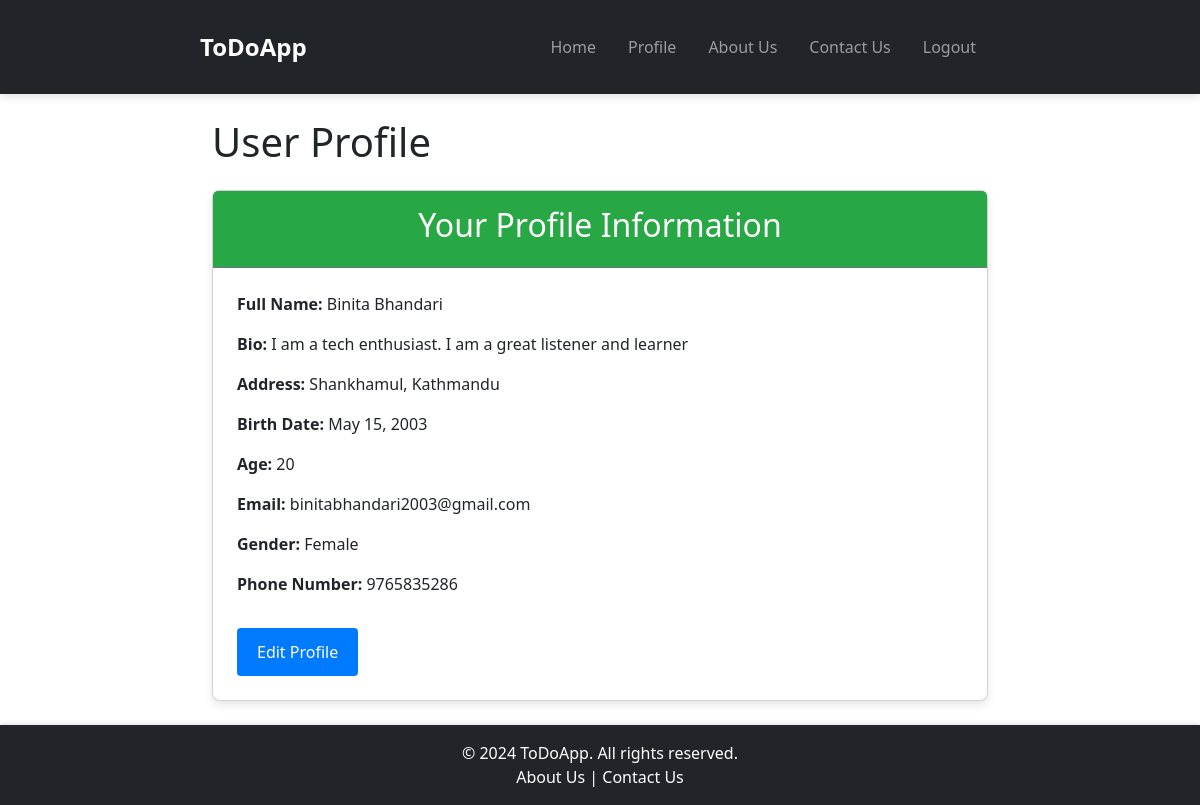
The page /userprofile/ (signed in) on the database its author committed.
### core/models.py (models this page shows, shortened)
class UserProfile(models.Model):
    gender_option = (
        ("Male", "Male"),
        ("Female", "Female"),
        ("Others", "Others")
    )
    user = models.OneToOneField(User, on_delete=models.CASCADE, verbose_name="User:")
    full_name = models.CharField(max_length=100, blank=True, verbose_name="Full Name")  # Added full_name
    bio = models.TextField(blank=True, null=True, verbose_name="Your Bio:")
    address = models.CharField(max_length=100, blank=False, null=True, verbose_name="Your Address:")
    birth_date = models.DateField(null=True, blank=True, verbose_name="Your Birth Date")
    age = models.CharField(max_length=2, null=True, blank=False, verbose_name="Your Age:")
    email = models.EmailField(max_length=1000, null=True, blank=False, verbose_name="Your Email Address:")
    gender = models.CharField(max_length=1000, null=True, blank=False, choices=gender_option)
    phone_number = models.CharField(max_length=15, blank=False, null=True, verbose_name="Your Phone Number:")

### core/views.py (the view)
# urls.py: path('userprofile/', userprofile, name='userprofile'),
@login_required
def userprofile(request):
    try:
        current_profile = UserProfile.objects.get(user=request.user)
    except UserProfile.DoesNotExist:
        messages.info(request, 'Please create your profile.')
        return redirect('signup')  # Redirect to a page where the user can create their profile.
    if request.method == 'POST':
        the_form = UserProfileForm(request.POST, instance=current_profile)
        if the_form.is_valid():
            the_form.save()
            messages.success(request, 'Profile updated successfully!')
            return redirect('userprofile')
    else:
        the_form = UserProfileForm(instance=current_profile)
    context = {
        'the_form': the_form,
        'user_profile': current_profile
    }
    return render(request=request, template_name='ToDoApp/userprofile.html', context=context)

### templates/ToDoApp/userprofile.html (shortened to what this page needs)
{% extends 'ToDoApp/base.html' %}
{% load static %}
{% block head %}
<link rel="stylesheet" href="{% static 'css/userprofile.css' %}">
{% endblock %}
{% block content %}
<div class="container mt-4">
    <h1 class="mb-4">User Profile</h1>
    <div class="card mb-4">
        <div class="card-header text-center">
            <h2>Your Profile Information</h2>
        </div>
        <div class="card-body">
            <p><strong>Full Name:</strong> {{ user_profile.full_name }}</p>
            <p><strong>Bio:</strong> {{ user_profile.bio }}</p>
            <p><strong>Address:</strong> {{ user_profile.address }}</p>
            <p><strong>Birth Date:</strong> {{ user_profile.birth_date }}</p>
            <p><strong>Age:</strong> {{ user_profile.age }}</p>
            <p><strong>Email:</strong> {{ user_profile.email }}</p>
            <p><strong>Gender:</strong> {{ user_profile.gender }}</p>
            <p><strong>Phone Number:</strong> {{ user_profile.phone_number }}</p>
            <button id="toggleFormBtn" class="btn btn-primary mt-3">Edit Profile</button>
        </div>
    </div>
{% endblock %}

### static/css/style.css (style rules this page uses)
body { font-family: 'Segoe UI', Tahoma, Geneva, Verdana, sans-serif; margin: 0; display: flex; flex-direction: column; min-height: 100vh; }

### static/css/userprofile.css (style rules this page uses)
.card { border-radius: 0.5rem; background-color: #ffffff; box-shadow: 0 4px 8px rgba(0, 0, 0, 0.1); margin-bottom: 20px; }
.card-header { background-color: #28a745 !important; color: #ffffff !important; font-size: 1.5rem; border-bottom: 1px solid #6c757d; padding: 15px; border-radius: 0.5rem 0.5rem 0 0; text-align: center; }
.card-body { padding: 1.5rem; font-size: 1rem; line-height: 1.5; }
#toggleFormBtn { background-color: #007bff; color: #ffffff; border: none; border-radius: 0.25rem; padding: 0.75rem 1.25rem; cursor: pointer; transition: background-color 0.3s, box-shadow 0.3s; font-size: 1rem; }
.container { max-width: 800px; margin: auto; }

### rows shown on the page
UserProfile: full_name "Binita Bhandari", bio "I am a tech enthusiast. I am a great listener and learner", address "Shankhamul, Kathmandu", birth_date "May 15, 2003", age "20", email "binitabhandari2003@gmail.com", gender "Female", phone_number "9765835286"
